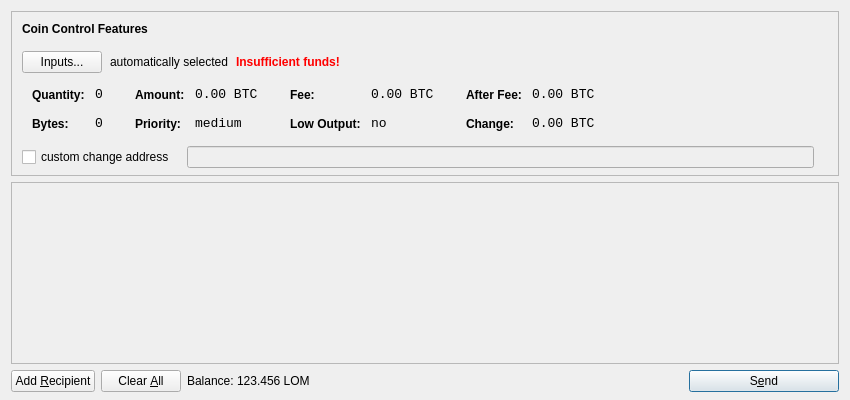
<?xml version="1.0" encoding="UTF-8"?>
<ui version="4.0">
 <class>SendCoinsDialog</class>
 <widget class="QDialog" name="SendCoinsDialog">
  <property name="geometry">
   <rect>
    <x>0</x>
    <y>0</y>
    <width>850</width>
    <height>400</height>
   </rect>
  </property>
  <property name="windowTitle">
   <string>Send Coins</string>
  </property>
  <layout class="QVBoxLayout" name="verticalLayout" stretch="0,1,0">
   <property name="bottomMargin">
    <number>8</number>
   </property>
   <item>
    <widget class="QFrame" name="frameCoinControl">
     <property name="sizePolicy">
      <sizepolicy hsizetype="Expanding" vsizetype="Expanding">
       <horstretch>0</horstretch>
       <verstretch>0</verstretch>
      </sizepolicy>
     </property>
     <property name="maximumSize">
      <size>
       <width>16777215</width>
       <height>16777215</height>
      </size>
     </property>
     <property name="frameShape">
      <enum>QFrame::StyledPanel</enum>
     </property>
     <property name="frameShadow">
      <enum>QFrame::Sunken</enum>
     </property>
     <layout class="QVBoxLayout" name="verticalLayoutCoinControl2">
      <property name="spacing">
       <number>-1</number>
      </property>
      <property name="leftMargin">
       <number>0</number>
      </property>
      <property name="topMargin">
       <number>0</number>
      </property>
      <property name="rightMargin">
       <number>0</number>
      </property>
      <property name="bottomMargin">
       <number>6</number>
      </property>
      <item>
       <layout class="QVBoxLayout" name="verticalLayoutCoinControl" stretch="0,0,0,0,1">
        <property name="spacing">
         <number>0</number>
        </property>
        <property name="leftMargin">
         <number>10</number>
        </property>
        <property name="topMargin">
         <number>10</number>
        </property>
        <item>
         <layout class="QHBoxLayout" name="horizontalLayoutCoinControl1">
          <property name="bottomMargin">
           <number>15</number>
          </property>
          <item>
           <widget class="QLabel" name="labelCoinControlFeatures">
            <property name="sizePolicy">
             <sizepolicy hsizetype="Preferred" vsizetype="Maximum">
              <horstretch>0</horstretch>
              <verstretch>0</verstretch>
             </sizepolicy>
            </property>
            <property name="font">
             <font>
              <weight>75</weight>
              <bold>true</bold>
             </font>
            </property>
            <property name="styleSheet">
             <string notr="true">font-weight:bold;</string>
            </property>
            <property name="text">
             <string>Coin Control Features</string>
            </property>
           </widget>
          </item>
         </layout>
        </item>
        <item>
         <layout class="QHBoxLayout" name="horizontalLayoutCoinControl2" stretch="0,0,0,0">
          <property name="spacing">
           <number>8</number>
          </property>
          <property name="bottomMargin">
           <number>10</number>
          </property>
          <item>
           <widget class="QPushButton" name="pushButtonCoinControl">
            <property name="styleSheet">
             <string notr="true"/>
            </property>
            <property name="text">
             <string>Inputs...</string>
            </property>
           </widget>
          </item>
          <item>
           <widget class="QLabel" name="labelCoinControlAutomaticallySelected">
            <property name="text">
             <string>automatically selected</string>
            </property>
            <property name="margin">
             <number>5</number>
            </property>
           </widget>
          </item>
          <item>
           <widget class="QLabel" name="labelCoinControlInsuffFunds">
            <property name="font">
             <font>
              <weight>75</weight>
              <bold>true</bold>
             </font>
            </property>
            <property name="styleSheet">
             <string notr="true">color:red;font-weight:bold;</string>
            </property>
            <property name="text">
             <string>Insufficient funds!</string>
            </property>
            <property name="margin">
             <number>5</number>
            </property>
           </widget>
          </item>
          <item>
           <spacer name="horizontalSpacerCoinControl">
            <property name="orientation">
             <enum>Qt::Horizontal</enum>
            </property>
            <property name="sizeHint" stdset="0">
             <size>
              <width>40</width>
              <height>1</height>
             </size>
            </property>
           </spacer>
          </item>
         </layout>
        </item>
        <item>
         <widget class="QWidget" name="widgetCoinControl" native="true">
          <property name="sizePolicy">
           <sizepolicy hsizetype="Preferred" vsizetype="Preferred">
            <horstretch>0</horstretch>
            <verstretch>0</verstretch>
           </sizepolicy>
          </property>
          <property name="minimumSize">
           <size>
            <width>0</width>
            <height>0</height>
           </size>
          </property>
          <property name="styleSheet">
           <string notr="true"/>
          </property>
          <layout class="QHBoxLayout" name="horizontalLayoutCoinControl5">
           <property name="margin">
            <number>0</number>
           </property>
           <item>
            <layout class="QHBoxLayout" name="horizontalLayoutCoinControl3" stretch="0,0,0,1">
             <property name="spacing">
              <number>20</number>
             </property>
             <property name="topMargin">
              <number>0</number>
             </property>
             <property name="bottomMargin">
              <number>10</number>
             </property>
             <item>
              <layout class="QFormLayout" name="formLayoutCoinControl1">
               <property name="horizontalSpacing">
                <number>10</number>
               </property>
               <property name="verticalSpacing">
                <number>14</number>
               </property>
               <property name="leftMargin">
                <number>10</number>
               </property>
               <property name="topMargin">
                <number>4</number>
               </property>
               <property name="rightMargin">
                <number>6</number>
               </property>
               <item row="0" column="0">
                <widget class="QLabel" name="labelCoinControlQuantityText">
                 <property name="styleSheet">
                  <string notr="true">font-weight:bold;</string>
                 </property>
                 <property name="text">
                  <string>Quantity:</string>
                 </property>
                 <property name="margin">
                  <number>0</number>
                 </property>
                </widget>
               </item>
               <item row="0" column="1">
                <widget class="QLabel" name="labelCoinControlQuantity">
                 <property name="font">
                  <font>
                   <family>Monospace</family>
                   <pointsize>10</pointsize>
                  </font>
                 </property>
                 <property name="cursor">
                  <cursorShape>IBeamCursor</cursorShape>
                 </property>
                 <property name="contextMenuPolicy">
                  <enum>Qt::ActionsContextMenu</enum>
                 </property>
                 <property name="text">
                  <string notr="true">0</string>
                 </property>
                 <property name="margin">
                  <number>0</number>
                 </property>
                 <property name="textInteractionFlags">
                  <set>Qt::LinksAccessibleByMouse|Qt::TextSelectableByKeyboard|Qt::TextSelectableByMouse</set>
                 </property>
                </widget>
               </item>
               <item row="1" column="0">
                <widget class="QLabel" name="labelCoinControlBytesText">
                 <property name="styleSheet">
                  <string notr="true">font-weight:bold;</string>
                 </property>
                 <property name="text">
                  <string>Bytes:</string>
                 </property>
                </widget>
               </item>
               <item row="1" column="1">
                <widget class="QLabel" name="labelCoinControlBytes">
                 <property name="font">
                  <font>
                   <family>Monospace</family>
                   <pointsize>10</pointsize>
                  </font>
                 </property>
                 <property name="cursor">
                  <cursorShape>IBeamCursor</cursorShape>
                 </property>
                 <property name="contextMenuPolicy">
                  <enum>Qt::ActionsContextMenu</enum>
                 </property>
                 <property name="text">
                  <string notr="true">0</string>
                 </property>
                 <property name="textInteractionFlags">
                  <set>Qt::LinksAccessibleByMouse|Qt::TextSelectableByKeyboard|Qt::TextSelectableByMouse</set>
                 </property>
                </widget>
               </item>
              </layout>
             </item>
             <item>
              <layout class="QFormLayout" name="formLayoutCoinControl2">
               <property name="horizontalSpacing">
                <number>10</number>
               </property>
               <property name="verticalSpacing">
                <number>14</number>
               </property>
               <property name="leftMargin">
                <number>6</number>
               </property>
               <property name="topMargin">
                <number>4</number>
               </property>
               <property name="rightMargin">
                <number>6</number>
               </property>
               <item row="0" column="0">
                <widget class="QLabel" name="labelCoinControlAmountText">
                 <property name="styleSheet">
                  <string notr="true">font-weight:bold;</string>
                 </property>
                 <property name="text">
                  <string>Amount:</string>
                 </property>
                 <property name="margin">
                  <number>0</number>
                 </property>
                </widget>
               </item>
               <item row="0" column="1">
                <widget class="QLabel" name="labelCoinControlAmount">
                 <property name="font">
                  <font>
                   <family>Monospace</family>
                   <pointsize>10</pointsize>
                  </font>
                 </property>
                 <property name="cursor">
                  <cursorShape>IBeamCursor</cursorShape>
                 </property>
                 <property name="contextMenuPolicy">
                  <enum>Qt::ActionsContextMenu</enum>
                 </property>
                 <property name="text">
                  <string notr="true">0.00 BTC</string>
                 </property>
                 <property name="textInteractionFlags">
                  <set>Qt::LinksAccessibleByMouse|Qt::TextSelectableByKeyboard|Qt::TextSelectableByMouse</set>
                 </property>
                </widget>
               </item>
               <item row="1" column="0">
                <widget class="QLabel" name="labelCoinControlPriorityText">
                 <property name="styleSheet">
                  <string notr="true">font-weight:bold;</string>
                 </property>
                 <property name="text">
                  <string>Priority:</string>
                 </property>
                </widget>
               </item>
               <item row="1" column="1">
                <widget class="QLabel" name="labelCoinControlPriority">
                 <property name="font">
                  <font>
                   <family>Monospace</family>
                   <pointsize>10</pointsize>
                  </font>
                 </property>
                 <property name="cursor">
                  <cursorShape>IBeamCursor</cursorShape>
                 </property>
                 <property name="contextMenuPolicy">
                  <enum>Qt::ActionsContextMenu</enum>
                 </property>
                 <property name="text">
                  <string>medium</string>
                 </property>
                 <property name="textInteractionFlags">
                  <set>Qt::LinksAccessibleByMouse|Qt::TextSelectableByKeyboard|Qt::TextSelectableByMouse</set>
                 </property>
                </widget>
               </item>
              </layout>
             </item>
             <item>
              <layout class="QFormLayout" name="formLayoutCoinControl3">
               <property name="horizontalSpacing">
                <number>10</number>
               </property>
               <property name="verticalSpacing">
                <number>14</number>
               </property>
               <property name="leftMargin">
                <number>6</number>
               </property>
               <property name="topMargin">
                <number>4</number>
               </property>
               <property name="rightMargin">
                <number>6</number>
               </property>
               <item row="0" column="0">
                <widget class="QLabel" name="labelCoinControlFeeText">
                 <property name="styleSheet">
                  <string notr="true">font-weight:bold;</string>
                 </property>
                 <property name="text">
                  <string>Fee:</string>
                 </property>
                 <property name="margin">
                  <number>0</number>
                 </property>
                </widget>
               </item>
               <item row="0" column="1">
                <widget class="QLabel" name="labelCoinControlFee">
                 <property name="font">
                  <font>
                   <family>Monospace</family>
                   <pointsize>10</pointsize>
                  </font>
                 </property>
                 <property name="cursor">
                  <cursorShape>IBeamCursor</cursorShape>
                 </property>
                 <property name="contextMenuPolicy">
                  <enum>Qt::ActionsContextMenu</enum>
                 </property>
                 <property name="text">
                  <string notr="true">0.00 BTC</string>
                 </property>
                 <property name="textInteractionFlags">
                  <set>Qt::LinksAccessibleByMouse|Qt::TextSelectableByKeyboard|Qt::TextSelectableByMouse</set>
                 </property>
                </widget>
               </item>
               <item row="1" column="0">
                <widget class="QLabel" name="labelCoinControlLowOutputText">
                 <property name="styleSheet">
                  <string notr="true">font-weight:bold;</string>
                 </property>
                 <property name="text">
                  <string>Low Output:</string>
                 </property>
                </widget>
               </item>
               <item row="1" column="1">
                <widget class="QLabel" name="labelCoinControlLowOutput">
                 <property name="font">
                  <font>
                   <family>Monospace</family>
                   <pointsize>10</pointsize>
                  </font>
                 </property>
                 <property name="cursor">
                  <cursorShape>IBeamCursor</cursorShape>
                 </property>
                 <property name="contextMenuPolicy">
                  <enum>Qt::ActionsContextMenu</enum>
                 </property>
                 <property name="text">
                  <string>no</string>
                 </property>
                 <property name="textInteractionFlags">
                  <set>Qt::LinksAccessibleByMouse|Qt::TextSelectableByKeyboard|Qt::TextSelectableByMouse</set>
                 </property>
                </widget>
               </item>
              </layout>
             </item>
             <item>
              <layout class="QFormLayout" name="formLayoutCoinControl4">
               <property name="horizontalSpacing">
                <number>10</number>
               </property>
               <property name="verticalSpacing">
                <number>14</number>
               </property>
               <property name="leftMargin">
                <number>6</number>
               </property>
               <property name="topMargin">
                <number>4</number>
               </property>
               <property name="rightMargin">
                <number>6</number>
               </property>
               <item row="0" column="0">
                <widget class="QLabel" name="labelCoinControlAfterFeeText">
                 <property name="styleSheet">
                  <string notr="true">font-weight:bold;</string>
                 </property>
                 <property name="text">
                  <string>After Fee:</string>
                 </property>
                 <property name="margin">
                  <number>0</number>
                 </property>
                </widget>
               </item>
               <item row="0" column="1">
                <widget class="QLabel" name="labelCoinControlAfterFee">
                 <property name="font">
                  <font>
                   <family>Monospace</family>
                   <pointsize>10</pointsize>
                  </font>
                 </property>
                 <property name="cursor">
                  <cursorShape>IBeamCursor</cursorShape>
                 </property>
                 <property name="contextMenuPolicy">
                  <enum>Qt::ActionsContextMenu</enum>
                 </property>
                 <property name="text">
                  <string notr="true">0.00 BTC</string>
                 </property>
                 <property name="textInteractionFlags">
                  <set>Qt::LinksAccessibleByMouse|Qt::TextSelectableByKeyboard|Qt::TextSelectableByMouse</set>
                 </property>
                </widget>
               </item>
               <item row="1" column="0">
                <widget class="QLabel" name="labelCoinControlChangeText">
                 <property name="styleSheet">
                  <string notr="true">font-weight:bold;</string>
                 </property>
                 <property name="text">
                  <string>Change:</string>
                 </property>
                </widget>
               </item>
               <item row="1" column="1">
                <widget class="QLabel" name="labelCoinControlChange">
                 <property name="font">
                  <font>
                   <family>Monospace</family>
                   <pointsize>10</pointsize>
                  </font>
                 </property>
                 <property name="cursor">
                  <cursorShape>IBeamCursor</cursorShape>
                 </property>
                 <property name="contextMenuPolicy">
                  <enum>Qt::ActionsContextMenu</enum>
                 </property>
                 <property name="text">
                  <string notr="true">0.00 BTC</string>
                 </property>
                 <property name="textInteractionFlags">
                  <set>Qt::LinksAccessibleByMouse|Qt::TextSelectableByKeyboard|Qt::TextSelectableByMouse</set>
                 </property>
                </widget>
               </item>
              </layout>
             </item>
            </layout>
           </item>
          </layout>
         </widget>
        </item>
        <item>
         <layout class="QHBoxLayout" name="horizontalLayoutCoinControl4" stretch="0,0,0">
          <property name="spacing">
           <number>12</number>
          </property>
          <property name="sizeConstraint">
           <enum>QLayout::SetDefaultConstraint</enum>
          </property>
          <property name="topMargin">
           <number>5</number>
          </property>
          <property name="rightMargin">
           <number>5</number>
          </property>
          <item>
           <widget class="QCheckBox" name="checkBoxCoinControlChange">
            <property name="text">
             <string>custom change address</string>
            </property>
           </widget>
          </item>
          <item>
           <widget class="QLineEdit" name="lineEditCoinControlChange">
            <property name="enabled">
             <bool>false</bool>
            </property>
            <property name="sizePolicy">
             <sizepolicy hsizetype="Expanding" vsizetype="Fixed">
              <horstretch>0</horstretch>
              <verstretch>0</verstretch>
             </sizepolicy>
            </property>
           </widget>
          </item>
          <item>
           <widget class="QLabel" name="labelCoinControlChangeLabel">
            <property name="sizePolicy">
             <sizepolicy hsizetype="Preferred" vsizetype="Expanding">
              <horstretch>0</horstretch>
              <verstretch>0</verstretch>
             </sizepolicy>
            </property>
            <property name="minimumSize">
             <size>
              <width>0</width>
              <height>0</height>
             </size>
            </property>
            <property name="text">
             <string/>
            </property>
            <property name="margin">
             <number>3</number>
            </property>
           </widget>
          </item>
         </layout>
        </item>
        <item>
         <spacer name="verticalSpacerCoinControl">
          <property name="orientation">
           <enum>Qt::Vertical</enum>
          </property>
          <property name="sizeHint" stdset="0">
           <size>
            <width>800</width>
            <height>1</height>
           </size>
          </property>
         </spacer>
        </item>
       </layout>
      </item>
     </layout>
    </widget>
   </item>
   <item>
    <widget class="QScrollArea" name="scrollArea">
     <property name="widgetResizable">
      <bool>true</bool>
     </property>
     <widget class="QWidget" name="scrollAreaWidgetContents">
      <property name="geometry">
       <rect>
        <x>0</x>
        <y>0</y>
        <width>830</width>
        <height>165</height>
       </rect>
      </property>
      <layout class="QVBoxLayout" name="verticalLayout_2">
       <property name="margin">
        <number>0</number>
       </property>
       <item>
        <layout class="QVBoxLayout" name="entries">
         <property name="spacing">
          <number>6</number>
         </property>
        </layout>
       </item>
       <item>
        <spacer name="verticalSpacer">
         <property name="orientation">
          <enum>Qt::Vertical</enum>
         </property>
         <property name="sizeHint" stdset="0">
          <size>
           <width>20</width>
           <height>40</height>
          </size>
         </property>
        </spacer>
       </item>
      </layout>
     </widget>
    </widget>
   </item>
   <item>
    <layout class="QHBoxLayout" name="horizontalLayout">
     <item>
      <widget class="QPushButton" name="addButton">
       <property name="toolTip">
        <string>Send to multiple recipients at once</string>
       </property>
       <property name="text">
        <string>Add &amp;Recipient</string>
       </property>
       <property name="icon">
        <iconset resource="../bitcoin.qrc">
         <normaloff>:/icons/add</normaloff>:/icons/add</iconset>
       </property>
       <property name="autoDefault">
        <bool>false</bool>
       </property>
      </widget>
     </item>
     <item>
      <widget class="QPushButton" name="clearButton">
       <property name="sizePolicy">
        <sizepolicy hsizetype="Minimum" vsizetype="Fixed">
         <horstretch>0</horstretch>
         <verstretch>0</verstretch>
        </sizepolicy>
       </property>
       <property name="toolTip">
        <string>Remove all transaction fields</string>
       </property>
       <property name="text">
        <string>Clear &amp;All</string>
       </property>
       <property name="icon">
        <iconset resource="../bitcoin.qrc">
         <normaloff>:/icons/remove</normaloff>:/icons/remove</iconset>
       </property>
       <property name="autoRepeatDelay">
        <number>300</number>
       </property>
       <property name="autoDefault">
        <bool>false</bool>
       </property>
      </widget>
     </item>
     <item>
      <layout class="QHBoxLayout" name="horizontalLayout_2">
       <property name="spacing">
        <number>3</number>
       </property>
       <item>
        <widget class="QLabel" name="label">
         <property name="text">
          <string>Balance:</string>
         </property>
        </widget>
       </item>
       <item>
        <widget class="QLabel" name="labelBalance">
         <property name="cursor">
          <cursorShape>IBeamCursor</cursorShape>
         </property>
         <property name="text">
          <string>123.456 LOM</string>
         </property>
         <property name="textInteractionFlags">
          <set>Qt::LinksAccessibleByMouse|Qt::TextSelectableByKeyboard|Qt::TextSelectableByMouse</set>
         </property>
        </widget>
       </item>
      </layout>
     </item>
     <item>
      <spacer name="horizontalSpacer">
       <property name="orientation">
        <enum>Qt::Horizontal</enum>
       </property>
       <property name="sizeHint" stdset="0">
        <size>
         <width>40</width>
         <height>20</height>
        </size>
       </property>
      </spacer>
     </item>
     <item>
      <widget class="QPushButton" name="sendButton">
       <property name="minimumSize">
        <size>
         <width>150</width>
         <height>0</height>
        </size>
       </property>
       <property name="toolTip">
        <string>Confirm the send action</string>
       </property>
       <property name="text">
        <string>S&amp;end</string>
       </property>
       <property name="icon">
        <iconset resource="../bitcoin.qrc">
         <normaloff>:/icons/send</normaloff>:/icons/send</iconset>
       </property>
       <property name="default">
        <bool>true</bool>
       </property>
      </widget>
     </item>
    </layout>
   </item>
  </layout>
 </widget>
 <resources>
  <include location="../bitcoin.qrc"/>
 </resources>
 <connections/>
</ui>
